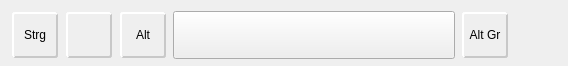
        <widget class="QWidget" name="widget_21" native="true">
         <property name="geometry">
          <rect>
           <x>-10</x>
           <y>200</y>
           <width>568</width>
           <height>66</height>
          </rect>
         </property>
         <property name="minimumSize">
          <size>
           <width>51</width>
           <height>51</height>
          </size>
         </property>
         <layout class="QHBoxLayout" name="horizontalLayout_2">
          <item>
           <widget class="QPushButton" name="pushButton_213">
            <property name="minimumSize">
             <size>
              <width>48</width>
              <height>48</height>
             </size>
            </property>
            <property name="maximumSize">
             <size>
              <width>51</width>
              <height>51</height>
             </size>
            </property>
            <property name="styleSheet">
             <string notr="true">QPushButton{
	 margin: 1px 1px 1px 1px;
    background-color: qlineargradient(x1: 0, y1: 0, x2: 0, y2: 1,
                                      stop: 0 #CEABAB, stop: 1 #c29696);
    /* We'll round the borders. */
    border-style: outset;    
	/* Round radius will be 3px */
    border-radius: 3px;
    /* Border is only one pixel */
    border-width: 2px;
    /* Border color is now set */
    border-color: rgb(200, 200, 200);
}

QPushButton:pressed{
	 margin: 1px 1px 1px 1px;
    background-color: qlineargradient(x1: 0, y1: 0, x2: 0, y2: 1,
                                      stop: 0 rgb(245, 245, 245), stop: 1 rgb(220, 220, 220));
    /* We'll round the borders. */
    border-style: outset;
    /* Round radius will be 3px */
    border-radius: 3px;
    /* Border is only one pixel */
    border-width: 2px;
    /* Border color is now set */
    border-color: rgb(200, 200, 200);
}

QPushButton:focus{
	 margin: 1px 1px 1px 1px;
    background-color: qlineargradient(x1: 0, y1: 0, x2: 0, y2: 1,
                                      stop: 0 rgb(250, 250, 250), stop: 1 rgb(235, 235, 235));
    /* We'll round the borders. */
    border-style: outset;
    /* Round radius will be 3px */
    border-radius: 3px;
    /* Border is only one pixel */
    border-width: 2px;
    /* Border color is now set */
    border-color: rgb(200, 200, 200);
}</string>
            </property>
            <property name="text">
             <string>Strg</string>
            </property>
           </widget>
          </item>
          <item>
           <widget class="QPushButton" name="pushButton_214">
            <property name="minimumSize">
             <size>
              <width>48</width>
              <height>48</height>
             </size>
            </property>
            <property name="maximumSize">
             <size>
              <width>51</width>
              <height>51</height>
             </size>
            </property>
            <property name="styleSheet">
             <string notr="true">QPushButton{
	 margin: 1px 1px 1px 1px;
    background-color: qlineargradient(x1: 0, y1: 0, x2: 0, y2: 1,
                                      stop: 0 #CEABAB, stop: 1 #c29696);
    /* We'll round the borders. */
    border-style: outset;    
	/* Round radius will be 3px */
    border-radius: 3px;
    /* Border is only one pixel */
    border-width: 2px;
    /* Border color is now set */
    border-color: rgb(200, 200, 200);
}

QPushButton:pressed{
	 margin: 1px 1px 1px 1px;
    background-color: qlineargradient(x1: 0, y1: 0, x2: 0, y2: 1,
                                      stop: 0 rgb(245, 245, 245), stop: 1 rgb(220, 220, 220));
    /* We'll round the borders. */
    border-style: outset;
    /* Round radius will be 3px */
    border-radius: 3px;
    /* Border is only one pixel */
    border-width: 2px;
    /* Border color is now set */
    border-color: rgb(200, 200, 200);
}

QPushButton:focus{
	 margin: 1px 1px 1px 1px;
    background-color: qlineargradient(x1: 0, y1: 0, x2: 0, y2: 1,
                                      stop: 0 rgb(250, 250, 250), stop: 1 rgb(235, 235, 235));
    /* We'll round the borders. */
    border-style: outset;
    /* Round radius will be 3px */
    border-radius: 3px;
    /* Border is only one pixel */
    border-width: 2px;
    /* Border color is now set */
    border-color: rgb(200, 200, 200);
}</string>
            </property>
            <property name="text">
             <string/>
            </property>
           </widget>
          </item>
          <item>
           <widget class="QPushButton" name="pushButton_212">
            <property name="minimumSize">
             <size>
              <width>48</width>
              <height>48</height>
             </size>
            </property>
            <property name="maximumSize">
             <size>
              <width>48</width>
              <height>48</height>
             </size>
            </property>
            <property name="styleSheet">
             <string notr="true">QPushButton{
	 margin: 1px 1px 1px 1px;
    background-color: qlineargradient(x1: 0, y1: 0, x2: 0, y2: 1,
                                      stop: 0 #CEABAB, stop: 1 #c29696);
    /* We'll round the borders. */
    border-style: outset;    
	/* Round radius will be 3px */
    border-radius: 3px;
    /* Border is only one pixel */
    border-width: 2px;
    /* Border color is now set */
    border-color: rgb(200, 200, 200);
}

QPushButton:pressed{
	 margin: 1px 1px 1px 1px;
    background-color: qlineargradient(x1: 0, y1: 0, x2: 0, y2: 1,
                                      stop: 0 rgb(245, 245, 245), stop: 1 rgb(220, 220, 220));
    /* We'll round the borders. */
    border-style: outset;
    /* Round radius will be 3px */
    border-radius: 3px;
    /* Border is only one pixel */
    border-width: 2px;
    /* Border color is now set */
    border-color: rgb(200, 200, 200);
}

QPushButton:focus{
	 margin: 1px 1px 1px 1px;
    background-color: qlineargradient(x1: 0, y1: 0, x2: 0, y2: 1,
                                      stop: 0 rgb(250, 250, 250), stop: 1 rgb(235, 235, 235));
    /* We'll round the borders. */
    border-style: outset;
    /* Round radius will be 3px */
    border-radius: 3px;
    /* Border is only one pixel */
    border-width: 2px;
    /* Border color is now set */
    border-color: rgb(200, 200, 200);
}</string>
            </property>
            <property name="text">
             <string>Alt</string>
            </property>
           </widget>
          </item>
          <item>
           <widget class="QPushButton" name="btnSpace">
            <property name="minimumSize">
             <size>
              <width>282</width>
              <height>48</height>
             </size>
            </property>
            <property name="maximumSize">
             <size>
              <width>500</width>
              <height>51</height>
             </size>
            </property>
            <property name="focusPolicy">
             <enum>Qt::StrongFocus</enum>
            </property>
            <property name="text">
             <string/>
            </property>
           </widget>
          </item>
          <item>
           <widget class="QPushButton" name="pushButton_211">
            <property name="minimumSize">
             <size>
              <width>48</width>
              <height>48</height>
             </size>
            </property>
            <property name="maximumSize">
             <size>
              <width>51</width>
              <height>51</height>
             </size>
            </property>
            <property name="styleSheet">
             <string notr="true">QPushButton{
	 margin: 1px 1px 1px 1px;
    background-color: qlineargradient(x1: 0, y1: 0, x2: 0, y2: 1,
                                      stop: 0 #CEABAB, stop: 1 #c29696);
    /* We'll round the borders. */
    border-style: outset;    
	/* Round radius will be 3px */
    border-radius: 3px;
    /* Border is only one pixel */
    border-width: 2px;
    /* Border color is now set */
    border-color: rgb(200, 200, 200);
}

QPushButton:pressed{
	 margin: 1px 1px 1px 1px;
    background-color: qlineargradient(x1: 0, y1: 0, x2: 0, y2: 1,
                                      stop: 0 rgb(245, 245, 245), stop: 1 rgb(220, 220, 220));
    /* We'll round the borders. */
    border-style: outset;
    /* Round radius will be 3px */
    border-radius: 3px;
    /* Border is only one pixel */
    border-width: 2px;
    /* Border color is now set */
    border-color: rgb(200, 200, 200);
}

QPushButton:focus{
	 margin: 1px 1px 1px 1px;
    background-color: qlineargradient(x1: 0, y1: 0, x2: 0, y2: 1,
                                      stop: 0 rgb(250, 250, 250), stop: 1 rgb(235, 235, 235));
    /* We'll round the borders. */
    border-style: outset;
    /* Round radius will be 3px */
    border-radius: 3px;
    /* Border is only one pixel */
    border-width: 2px;
    /* Border color is now set */
    border-color: rgb(200, 200, 200);
}</string>
            </property>
            <property name="text">
             <string>Alt Gr</string>
            </property>
           </widget>
          </item>
          <item>
           <spacer name="horizontalSpacer_20">
            <property name="orientation">
             <enum>Qt::Horizontal</enum>
            </property>
            <property name="sizeHint" stdset="0">
             <size>
              <width>40</width>
              <height>20</height>
             </size>
            </property>
           </spacer>
          </item>
         </layout>
        </widget>
